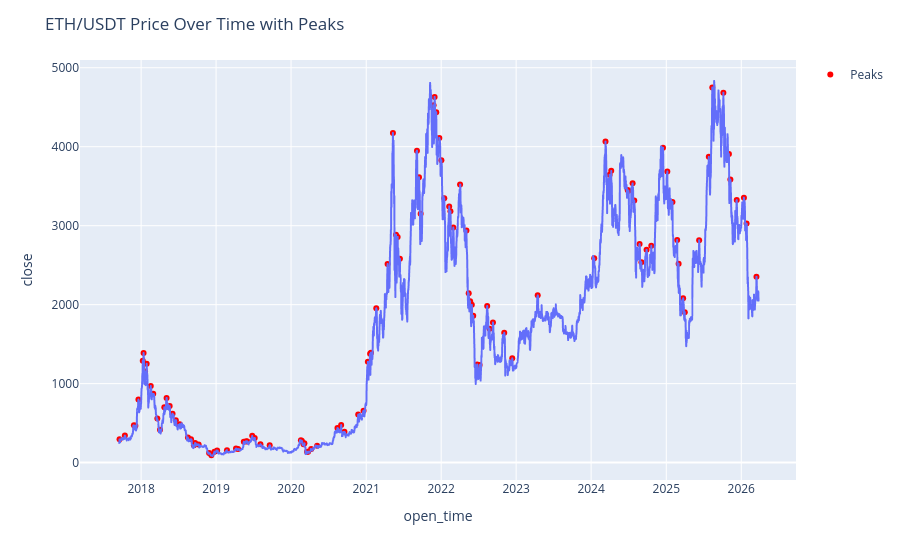

Notebook code for this chart:
### Markdown cell above
**Ethereum Price with Peak Events**

### Code cell
figure=px.line(df,x="open_time", y="close")

peaks = df[df["target"] == 1]

figure.add_scatter(
    x=peaks["open_time"], 
    y=peaks["close"],
    mode="markers",
    marker=dict(color="red", size=6),
    name="Peaks"
    )
figure.update_layout(title="ETH/USDT Price Over Time with Peaks")
figure.show()
